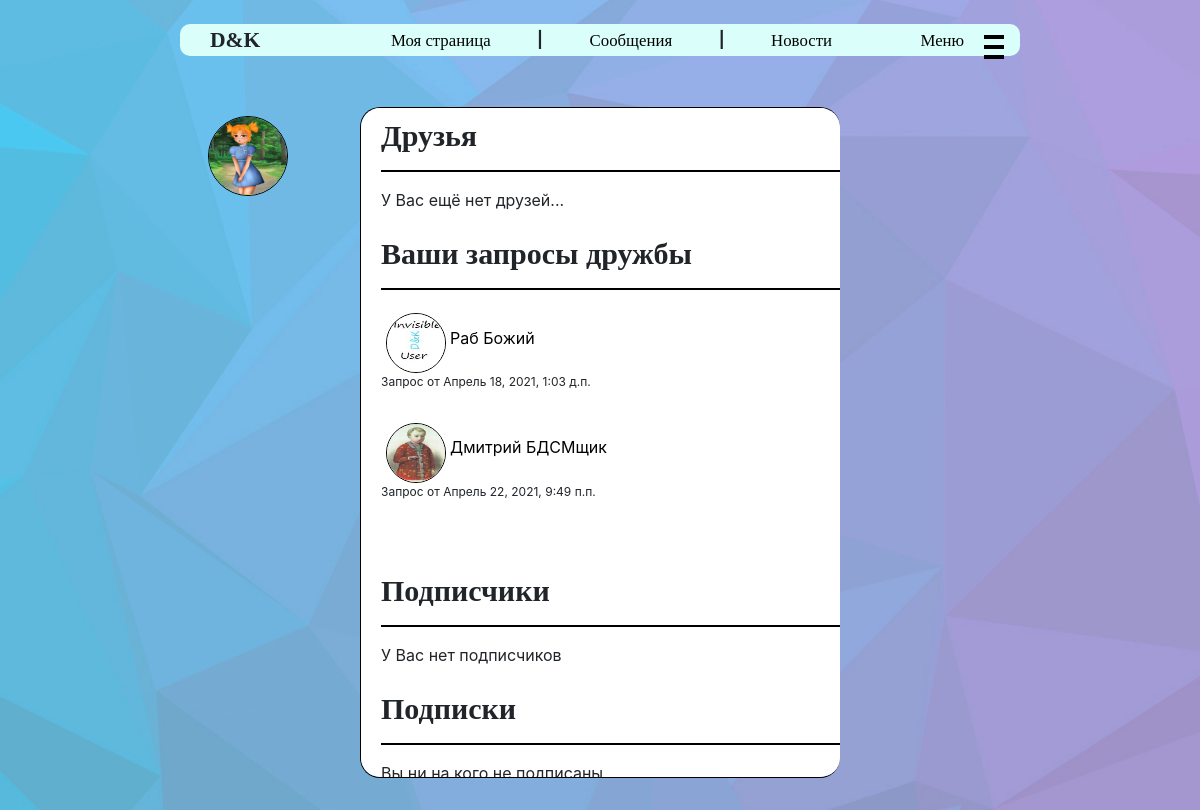
Page /friends/1 (signed in) on the earlier database version.
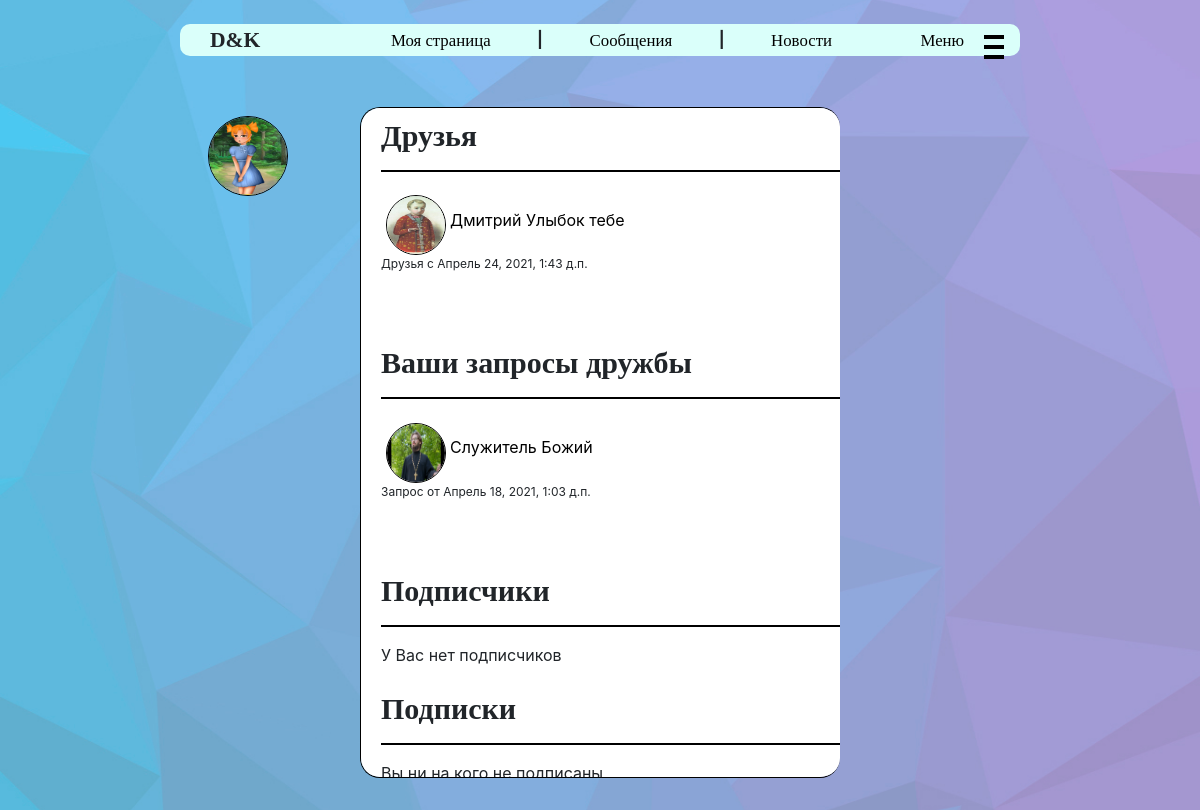
Same page on the later database version.
### user_manager/models.py (models this page shows, shortened)
class Profile(models.Model):
    user = models.OneToOneField(User, on_delete=models.CASCADE, related_name='profile')
    name = models.CharField(max_length=50, verbose_name="Имя", null=True, blank=False)
    surname = models.CharField(max_length=75, verbose_name="Фамилия", null=True, blank=False)
    bio = models.TextField(max_length=500, verbose_name="Описание", default="", null=True,
                           blank=False)
    avatar = models.ImageField(verbose_name="Фото", null=True, upload_to=avatars_directory)
    status = models.CharField(max_length=75, default="", verbose_name="Статус", null=True,
                              blank=False)
    birth_date = models.DateField(verbose_name='Дата рождения', null=True, blank=False)
    lname = models.CharField(max_length=50, verbose_name="Имя в нижнем регистре", null=True,
                             blank=False)
    lsurname = models.CharField(max_length=75, verbose_name="Фамилия в нижнем регистре", null=True,
                                blank=False)
    class Meta:
        ordering = ['name', 'surname', 'birth_date']
        verbose_name = "Профлиль пользователя"
        verbose_name_plural = "Профили пользователей"

class FriendRequest(models.Model):
    requester = models.ForeignKey(User, on_delete=models.CASCADE,
                                  verbose_name="тот кто отправляет запрос",
                                  related_name="our_requests")
    friend = models.ForeignKey(User, on_delete=models.CASCADE,
                               verbose_name="кому отправлен запрос", related_name="FriendRequests")
    create_date = models.DateTimeField(verbose_name='дата создания', default=datetime.datetime.now)
    class Meta:
        verbose_name = "Запрос в друзья"
        verbose_name_plural = "Запросы в друзья"

class FriendShip(models.Model):
    creator = models.ForeignKey(User, on_delete=models.CASCADE, verbose_name="Первый друг",
                                related_name="creator")
    friend = models.ForeignKey(User, on_delete=models.CASCADE, verbose_name="Второй друг",
                               related_name="friends")
    create_date = models.DateTimeField(verbose_name='дата создания', default=datetime.datetime.now)
    class Meta:
        verbose_name = "Дружба"
        verbose_name_plural = "Дружбы"

### user_manager/views.py (the view)
# urls.py: path('friends/<int:user_id>', views.show_friends),
def show_friends(request, user_id):
    user = User.objects.filter(pk=user_id).first()
    friends = list(FriendShip.objects.filter(Q(creator=user) | Q(friend=user)).all())
    subscribers = list(SubscriberShip.objects.filter(author=user).all())
    subscribes = list(SubscriberShip.objects.filter(subscriber=user).all())
    reqs_to_you = list(FriendRequest.objects.filter(friend=user).all())
    your_reqs = list(FriendRequest.objects.filter(requester=user).all())
    return render(request, 'friends.html',
                  {'title': 'Друзья',
                   'friends': friends,
                   'subscribers': subscribers,
                   'subscribes': subscribes,
                   'reqs_to_you': reqs_to_you,
                   'your_reqs': your_reqs,
                   'page_owner': user})

### user_manager/templates/friends.html (shortened to what this page needs)
{% extends "main.html" %}
{% block content %}
    {% load static %}
    <link rel="stylesheet" href="{% static 'css/friends.css' %}">
    <h1>Друзья</h1>
    <hr color="black">
    {% if friends %}
        {% for friend in friends %}
            {% if friend.friend != page_owner %}
                <a href="/homepage/{{ friend.friend.id }}" class="author_url">
                    <img src="{{ friend.friend.profile.avatar.url }}" alt="Аватарка"
                         class="news_avatar comment-avatar">
                    <span class="creator_name">{{ friend.friend.profile.name }} {{ friend.friend.profile.surname }}</span>
                </a>
            {% else %}
                <a href="/homepage/{{ friend.creator.id }}" class="author_url">
                    <img src="{{ friend.creator.profile.avatar.url }}" alt="Аватарка"
                         class="news_avatar comment-avatar">
                    <span class="creator_name">{{ friend.creator.profile.name }} {{ friend.creator.profile.surname }}</span>
                </a>
            {% endif %}
            <div class="friendship_creation_date">Друзья с {{ friend.create_date }}</div>
            <br>
        {% endfor %}
    {% else %}
        <span>У Вас ещё нет друзей...</span>
    {% endif %}
    <br><br>
    {% if your_reqs and user == page_owner %}
        <h1>Ваши запросы дружбы</h1>
        <hr color="black">
        {% for req in your_reqs %}
            <a href="/homepage/{{ req.friend.id }}" class="author_url">
                <img src="{{ req.friend.profile.avatar.url }}" alt="Аватарка"
                     class="news_avatar comment-avatar">
                <span class="creator_name">{{ req.friend.profile.name }} {{ req.friend.profile.surname }}</span>
            </a>
            <div class="friendship_creation_date">Запрос от {{ req.create_date }}</div>
            <br>
        {% endfor %}
        <br><br>
    {% endif %}
    <h1>Подписчики</h1>
    <hr color="black">
    {% if subscribers %}
        {% for subscriber in subscribers %}
            <a href="/homepage/{{ subscriber.subscriber.id }}" class="author_url">
                <img src="{{ subscriber.subscriber.profile.avatar.url }}" alt="Аватарка"
                     class="news_avatar comment-avatar">
                <span class="creator_name">{{ subscriber.subscriber.profile.name }} {{ subscriber.subscriber.profile.surname }}</span>
            </a>
            <div class="friendship_creation_date">Подписан на Вас
                с {{ subscriber.create_date }}</div>
            <br>
        {% endfor %}
    {% else %}
        <span>У Вас нет подписчиков</span>
    {% endif %}
    <br><br>
    <h1>Подписки</h1>
    <hr color="black">
    {% if subscribes %}
        {% for subscribe in subscribes %}
            <a href="/homepage/{{ subscribe.author.id }}" class="author_url">
                <img src="{{ subscribe.author.profile.avatar.url }}" alt="Аватарка"
                     class="news_avatar comment-avatar">
                <span class="creator_name">{{ subscribe.author.profile.name }} {{ subscribe.author.profile.surname }}</span>
            </a>
            <div class="friendship_creation_date">Вы подписаны с {{ subscribe.create_date }}</div>
            <br>
        {% endfor %}
    {% else %}
        <span>Вы ни на кого не подписаны</span>
    {% endif %}
{% endblock %}

### user_manager/templates/main.html (shortened to what this page needs)
<!DOCTYPE html>
<html lang="en">
<head>
    {% load static %}
    <link rel="stylesheet"
          href="https://maxcdn.bootstrapcdn.com/bootstrap/4.0.0/css/bootstrap.min.css"
>
    <link rel="stylesheet"
          href="https://cdn.jsdelivr.net/npm/bootstrap-icons@1.4.1/font/bootstrap-icons.css">
    <link rel="stylesheet" href="{% static 'css/style.css' %}">
</head>
<body>
<header>
    <br>
    <nav>
        <div class="logo scalable">D&K</div>
        {% if user.is_authenticated %}
            <a href="/homepage/{{ user.id }}" class="scalable">Моя страница</a>
            <span class="scalable">|</span>
            <a href="/messages/" class="scalable">Сообщения</a>
            <span class="scalable">|</span>
        {% else %}
            <a href="/access_denied/" class="scalable">Моя страница</a>
            <span class="scalable">|</span>
            <a href="/access_denied/" class="scalable">Сообщения</a>
            <span class="scalable">|</span>
        {% endif %}
        <a href="/" class="scalable">Новости</a>
        <div class="menu_btn scalable">Меню</div>
    </nav>
    <div class="burger">
        <div class="brick"></div>
        <div class="brick middle"></div>
        <div class="brick"></div>
    </div>
    <br>
    {% block login %}
        <div class="log-btn">
            {% if user.is_authenticated %}
                <div>
                    <img src="{{ user.profile.avatar.url }}" alt="Аватарка" class="user_avatar">
                    <div class="user_info">
                        <div class="user_info_text">
                            {{ user.profile.name }} {{ user.profile.surname }}<br>
                        </div>
                    </div>
                </div>
            {% else %}
                <p>
                    <a class="login btn btn-success" href="/login/">Войти</a><br>
                    <a class="register btn btn-primary " href="/register/">Зарегистрироваться</a>
                </p>
            {% endif %}
        </div>
    {% endblock %}
</header>
<div class="cont">
    {% block content %}
        {% load index %}
        {% load file_name %}
    {% endblock %}
</div>
</body>
</html>

### user_manager/static/css/style.css (style rules this page uses)
body { background: url("../img/bg.jpg") no-repeat no-repeat center center fixed; background-size: cover; }
nav:after { display: inline-block; height: 100%; vertical-align: middle; content: ""; }
nav .logo { font-family: "Segoe Print"; font-weight: bold; font-size: calc(0.6em + 1vw); margin-left: 30px; vertical-align: middle; display: inline-block; padding-right: 10%; }
nav { position: fixed; height: fit-content; background: #dafffa; width: 70%; margin-left: 15%; border-radius: 10px; }
nav a, .menu a, .menu_btn { margin: auto; vertical-align: middle; display: inline-block; text-decoration: none; color: black; font-family: "Segoe Print"; font-size: calc(0.3em + 1vw); padding-left: 5%; padding-right: 5%; cursor: pointer; }
nav span { font-weight: bold; }
.burger { cursor: pointer; position: fixed; margin-left: 82%; margin-top: calc(0.25em + 0.1vw); }
.brick { width: calc(0.5em + 1vw); height: 4px; margin-top: 6px; background: black; transition: 0.3s ease-out; }
.log-btn { width: fit-content; margin-left: 15%; }
.user_avatar { position: fixed; z-index: 2; margin-top: calc(3.7em + 1vh); margin-left: calc(1em + 1vw); width: 80px; height: 80px; border-radius: 50px; border: 1px solid black; }
.user_info { position: fixed; margin-top: calc(3em + 1vh); z-index: 1; margin-left: calc(1em + 0.5vw); text-align: center; width: 0; height: 100px; background: #dafffa; border-radius: 50px; transition: width 400ms; }
.user_info_text { white-space: nowrap; overflow: hidden; padding-top: 15px; padding-left: 60px; }
.cont { padding-top: 10px; padding-left: 20px; margin-top: 7vh; margin-left: 30vw; overflow-y: scroll; width: 40vw; height: 80vh; background: white; border-radius: 20px; border-left: 1px solid black; border-top: 1px solid black; border-bottom: 1px solid black; }
.creator_name { text-decoration: none; color: black; cursor: pointer; }
.news_avatar { margin-left: calc(1em + 1vw); width: 40px; height: 40px; margin-top: calc(0.1em + 0.5vw); border-radius: 50px; border: 1px solid black; }
.comment-avatar { margin-left: 1%; }

### user_manager/static/css/friends.css (style rules this page uses)
h1 { font-family: "Segoe Print"; font-size: 30px; font-weight: bold; }
hr { height: 1px; }
.friendship_creation_date { font-size: 12px; margin-right: 15%; }
.news_avatar { width: 60px; height: 60px; }

Differences in the rows shown:
removed FriendRequest: friend.profile.avatar (placeholder picture), friend.profile.name "Дмитрий", friend.profile.surname "БДСМщик", create_date "Апрель 22, 2021, 9:49 п.п."
added FriendShip: friend.profile.avatar (placeholder picture), friend.profile.name "Дмитрий", friend.profile.surname "Улыбок тебе", create_date "Апрель 24, 2021, 1:43 д.п."
changed through a linked row, FriendRequest "Божий": friend.profile.avatar: picture removed, a placeholder shows; friend.profile.name "Раб" → "Служитель"
Other differences:
text no longer shown: "У Вас ещё нет друзей..."
